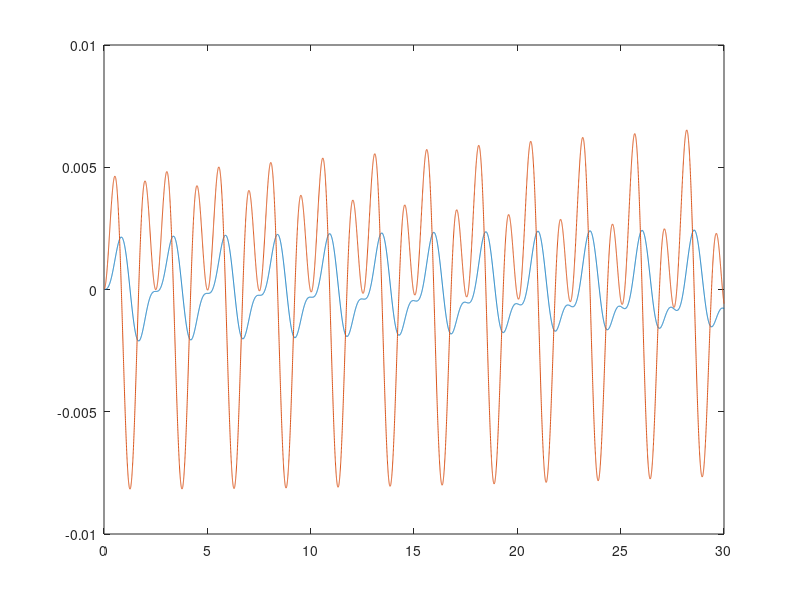

Recreate this plot in MATLAB.
# El ejercicio se encuentra en la guia de estudio, página 107 del pdf
# es un ejercicio de reducción de orden

function ejericicio_reduccion_13


  m = 65; # Aceleracion de la gravedad
  k = 400;   # Longitud del pendulo
  c = 0;
  omega = 5;

  ti = 0.0;  # Tiempo inicial
  tf = 30.0; # Tiempo final
  dt = 0.003;
  t = ti : dt : tf;

  fi = 0;
  dfi = 0;

  A = [0, 1; -k / m, 0];

  y = [fi; dfi];
  w = 1.0;
  for i = 2 : length(t)



    yk = y(:, i - 1);

    # 1) Calculates slope
    bk = [0; sin(t(i-1) * omega) / m];
    current_slope = A * yk + bk;

    # 2) Use slope to calculate K1
    k1 = dt * current_slope;

    # 3) With K1 calculates YG
    yg = yk + k1 * (1.0 / (2.0 * w));

    # 4) With YG calculates K2
    # First calculate slope with YG
    bk_next = [0; sin(t(i) * omega) / m];
    next_slope = A * yg + bk_next;
    k2 = dt * next_slope;

    # 5) Calculates next y
    y(:, i) = yk + (1.0 - w) * k1 + w * k2;

  endfor

  plot(t, y);


endfunction
